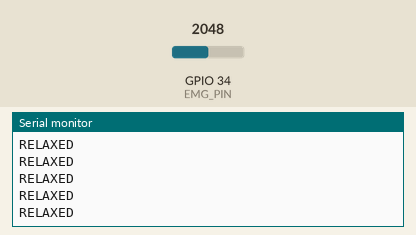
Bench run of a sketch on a simulated ESP32. Shown: the last lines printed to the serial monitor. The inputs (shaded band) are chosen by the test bench; at power-on: GPIO 34 (EMG_PIN) = 2048.

Above: at 2.2 s.
2.3 s: GPIO 34 (EMG_PIN) set to 2100
3.8 s: GPIO 34 (EMG_PIN) set to 2149
At 5.69 s:
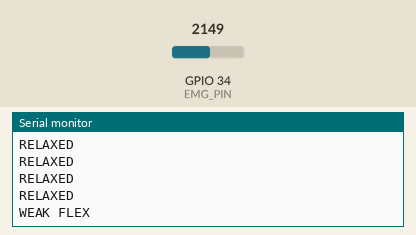
6.8 s: GPIO 34 (EMG_PIN) set to 2285
At 6.84 s:
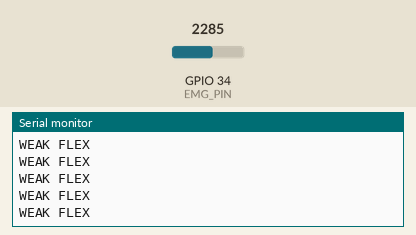
8.3 s: GPIO 34 (EMG_PIN) set to 2349
At 10.36 s:
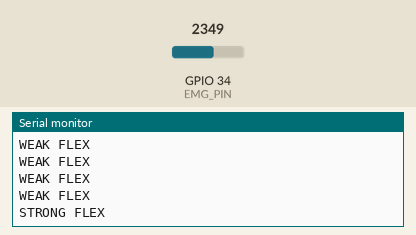

The sketch:

Original.ino
```cpp
const int EMG_PIN = 34;

// Adjust after testing
const int WEAK_THRESHOLD = 100;
const int STRONG_THRESHOLD = 300;

float baseline = 0;
float smoothedEMG = 0;

void setup() {
  Serial.begin(115200);

  // Calibrate baseline while relaxed
  long sum = 0;
  for(int i = 0; i < 500; i++) {
    sum += analogRead(EMG_PIN);
    delay(2);
  }

  baseline = sum / 500.0;

  Serial.println("Calibration Complete");
  Serial.print("Baseline: ");
  Serial.println(baseline);
}

void loop() {

  int raw = analogRead(EMG_PIN);

  // Distance from resting value
  float emg = abs(raw - baseline);

  // Smooth signal
  smoothedEMG = 0.9 * smoothedEMG + 0.1 * emg;

  if(smoothedEMG > STRONG_THRESHOLD) {
    Serial.println("STRONG FLEX");
  }
  else if(smoothedEMG > WEAK_THRESHOLD) {
    Serial.println("WEAK FLEX");
  }
  else {
    Serial.println("RELAXED");
  }

  delay(50);
}
```

Measured:
- the behaviour switches between 2148 and 2149 on GPIO 34 (EMG_PIN) (found by bisection; images 0 and 1)
- the behaviour switches between 2348 and 2349 on GPIO 34 (EMG_PIN) (found by bisection; images 2 and 3)
- after the input at 3.8 s, the serial monitor: prints a new line after 1.9 s (image 1)
- after the input at 8.3 s, the serial monitor: prints a new line after 2.0 s (image 3)
